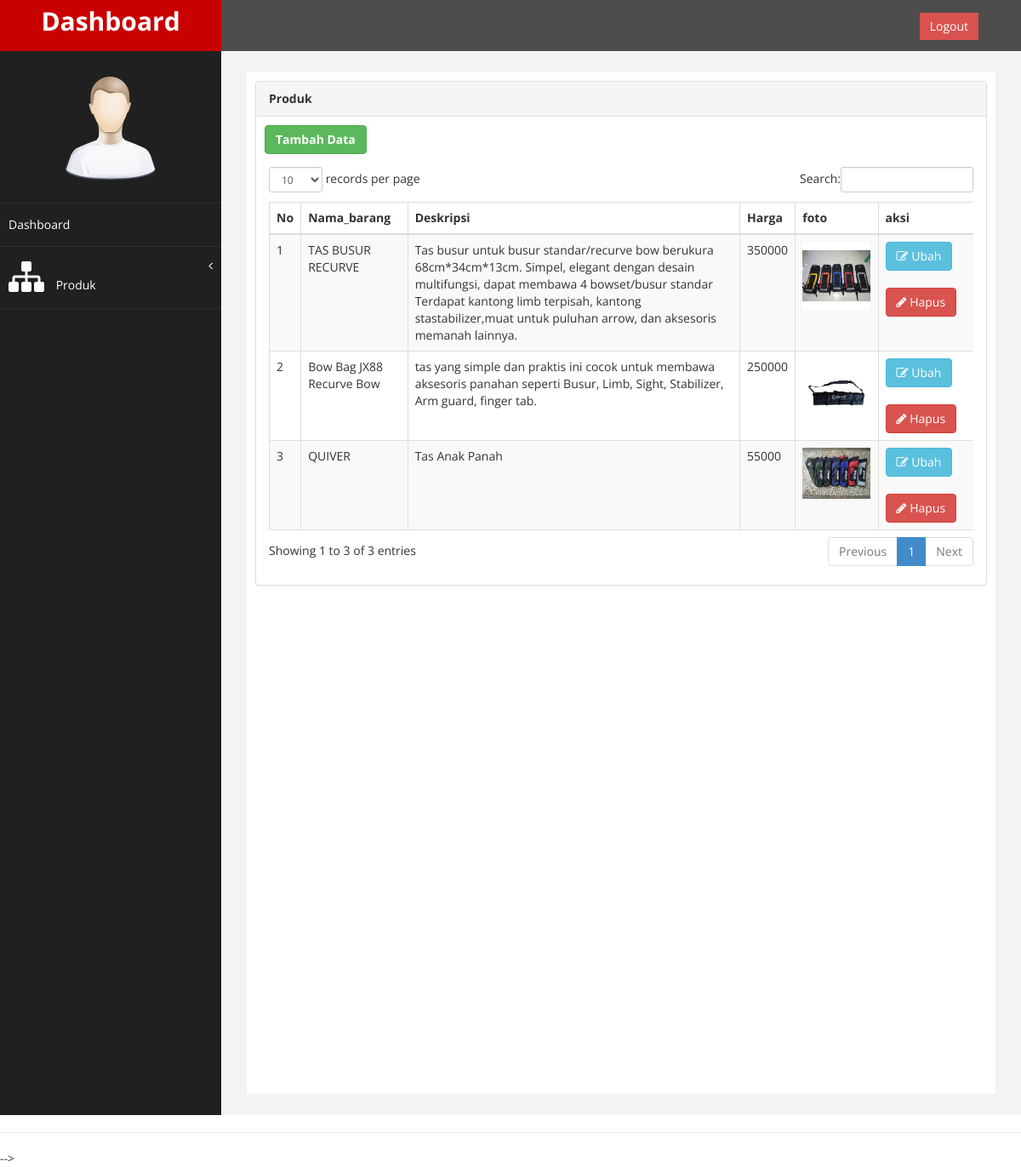
/admin.php?page=tas (signed in), run on the app's committed database.
### tables this page shows
CREATE TABLE `produk` (
  `id` int(3) NOT NULL,
  `id_kategori` int(3) NOT NULL,
  `nama_produk` varchar(50) NOT NULL,
  `deskripsi` text NOT NULL,
  `harga` int(11) NOT NULL,
  `foto` varchar(200) NOT NULL
);

### bag.php (the view)
<div class="row">
                <div class="col-md-12">
                    <div class="panel panel-default">
                        <div class="panel-heading">
                           <strong>Produk</strong>
                        </div>
                         <a href="?page=tas&aksi=tambah" class="btn btn-success" style="margin-left: 10px; margin-top: 10px;"><strong>Tambah Data</a></strong>
                        <div class="panel-body">
                            <div class="table-responsive">
                                <table class="table table-striped table-bordered table-hover" id="dataTables-example">
                                    <thead>
                                        <tr>
                                            <th>No</th>
                                            <th>Nama_barang</th>
                                            <th>Deskripsi</th>
                                            <th>Harga</th>
                                            <th>foto</th>
                                            <th>aksi</th>
                                        </tr>
                                    </thead>
                                    <tbody>
                                      <?php
                                           $no = 1;
                                           $query =$koneksi->query("SELECT * FROM produk p join kategori k on p.id_kategori = k.id_kategori where kategori = 'tas'");
                                           while ($data=$query->fetch_assoc()) {
                                          ?>
                                          <tr>
                                            <td><?php echo $no++;?></td>
                                            <td><?php echo $data['nama_produk'];?></td>
                                            <td><?php echo $data['deskripsi'];?></td>
                                            <td><?php echo $data['harga'];?></td>
                                            <td>
                                              <img src="images/<?php echo $data['foto'];?>" width="80 px">
                                            </td>
                                            <td>
                                              <a href="?page=tas&aksi=ubah&id=<?php echo $data['id'];?>" class= "btn btn-info" style="margin-bottom: 10px;"><i class="fa fa-edit "></i> Ubah</a>
                                              <a onclick="return confirm('Apakah ingin menghapus data?')"href="?page=tas&aksi=hapus&id=<?php echo $data['id'];?>" class= "btn btn-danger" style="margin-top: 10px;"><i class="fa fa-pencil"></i> Hapus</a>
                                            </td>
                                          </tr>
                                    <?php }?>
                                     </tbody>
                                 </table>
                             </div>
                         </div>
                     </div>
                 </div>
             </div>
         </div>
     </div>
 </div>

### assets/css/custom.css (style rules this page uses)
body { font-family: 'Open Sans', sans-serif; }

### data on the page
produk: nama_produk "TAS BUSUR RECURVE", deskripsi "Tas busur untuk busur standar/recurve bow berukura 68cm*34cm*13cm. Simpel, elegant dengan desain multifungsi, dapat membawa 4 bowset/busur standar Terdapat kantong limb terpisah, kantong stastabilizer,muat untuk puluhan arrow, dan aksesoris memanah lainnya.", harga "350000", foto (picture)
produk: nama_produk "Bow Bag JX88 Recurve Bow", deskripsi "tas yang simple dan praktis ini cocok untuk membawa aksesoris panahan seperti Busur, Limb, Sight, Stabilizer, Arm guard, finger tab.", harga "250000", foto (picture)
produk: nama_produk "QUIVER", deskripsi "Tas Anak Panah", harga "55000", foto (picture)
